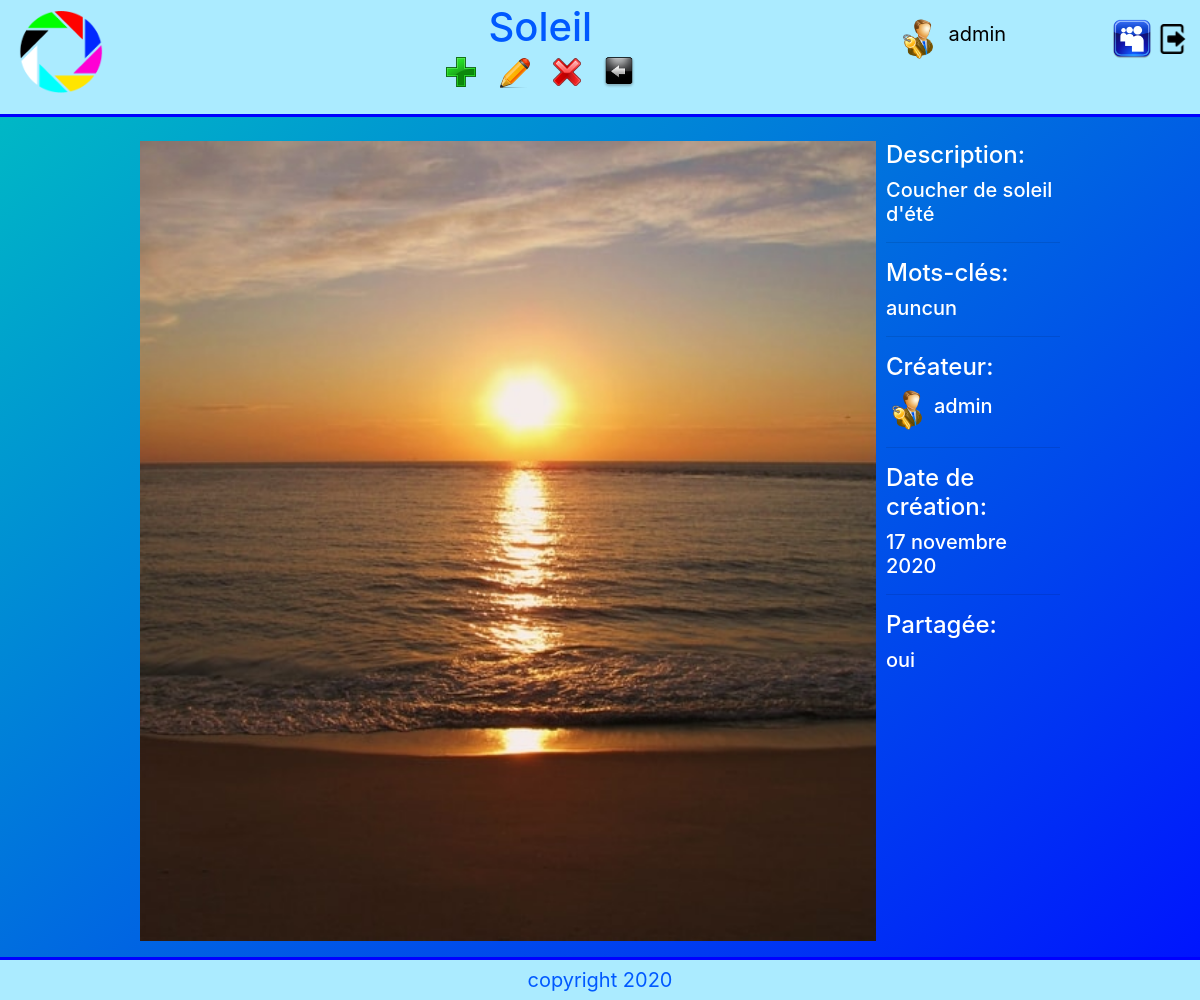
Screenshot of /photoDetails.php?id=33 (signed in) with the database file from the repository.
### tables this page shows
CREATE TABLE IF NOT EXISTS `photos` (
  `Id` int NOT NULL AUTO_INCREMENT,
  `Title` varchar(32) NOT NULL,
  `Description` varchar(256) NOT NULL,
  `Keywords` varchar(128) NOT NULL,
  `CreationDate` datetime NOT NULL,
  `UserId` int NOT NULL,
  `Shared` tinyint(1) NOT NULL,
  `GUID` varchar(256) NOT NULL,
  PRIMARY KEY (`Id`),
  KEY `UserId` (`UserId`)
);

CREATE TABLE IF NOT EXISTS `users` (
  `Id` int NOT NULL AUTO_INCREMENT,
  `Name` varchar(64) NOT NULL,
  `Email` varchar(128) NOT NULL,
  `Password` varchar(61) NOT NULL,
  `Admin` tinyint(1) NOT NULL,
  `AvatarGUID` varchar(39) NOT NULL,
  `CreationDate` datetime NOT NULL,
  PRIMARY KEY (`Id`)
);

### DAL/MySQLDBA.php (called while the page is built, shortened)
<?php
abstract class MySQLTable {
    protected $_dataBaseAccess = null;
    protected function __construct($_dataBaseAccess) {
        $this->_dataBaseAccess = $_dataBaseAccess;
    }
    private function className() {
        return get_class($this);
    }
    public function tableName() {
        return $this->className();
    }
    public function get($id = '') {
        if ($id !== '') {
            $data = $this->selectById($id);
            if (isset($data[0]))
                return $data[0];
            else
                return null;
        } else {
            $data = $this->selectAll();
            return $data;
        }
    }
    public function selectById($id) {
        $id = filter_var($id, FILTER_SANITIZE_NUMBER_INT);
        $tableName = $this->tableName();
        $sql = "SELECT * FROM $tableName WHERE Id = $id";
        $data = $this->_dataBaseAccess->querySqlCmd($sql);
        return $data;
    }
}
final class MySQLDataBase {
        private static $_instance = null;
        private $host;
        private $username;
        private $password;
        private $dbName;
        private $autoCommit;
        private $conn;
        public function __construct($dbName) {
            $this->host = 'localhost';
            $this->username = 'root';
            $this->password = '';
            $this->dbName = $dbName;
            $this->autoCommit = true;
            $this->conn = null;
        }
        public static function getInstance($dbName) {
            if(is_null(self::$_instance)) {
                self::$_instance = new MySQLDataBase($dbName);
            }
            return self::$_instance;
        }
        private function DBConnect() {
            if ($this->conn === null){
                try {
                    $this->conn = new PDO(  "mysql:host=$this->host;
                                            dbname=$this->dbName;charset=utf8",
                                            $this->username,
                                            $this->password);
                    $this->conn->setAttribute(PDO::ATTR_ERRMODE, PDO::ERRMODE_EXCEPTION);
                    $this->conn->beginTransaction();
                }
                catch (PDOException $e) {
                    var_dump($e);
                }
            }
        }
        private function disconnect() {
            if ($this->autoCommit)
                $this->conn = null;
        }
        public function exist() {
            if ($this->conn !== null)
                return true;
            else {
                try {
                    $conn = new PDO("mysql:host=$this->host; dbname=$this->dbName;", $this->username, $this->password);
                    if ($conn !== null) {
                        return true;
                    }
                }
                catch (PDOException $e) {
                    return false;
                }
            }
            return false;
        }
        public function querySqlCmd($sql) {
            try {
                if ($this->conn)
                    $rows = $this->conn->query($sql)->fetchAll();
            }
            catch(PDOException $e) {
                return [];
            }
            return $rows;
        }
    }
?>

### DAL/MyAppDB.php (called while the page is built)
<?php
    function DB() {
        return MySQLDataBase::getInstance('pmdbv2');
    }
?>

### DAL/photos.php (called while the page is built, shortened)
<?php
include_once "MySQLDBA.php";
include_once "MyAppDB.php";
include_once "utilities/imageHelper.php";
final class Photos extends MySQLTable {
    public function init() {
        $this->_imageHelper = new ImageHelper('images/photos', 'No_image.png');
    }
    public function getPhotoURL($photoGUID) {
        return $this->_imageHelper->getURL($photoGUID);
    }
    private static $_instance = null;
    public static function getInstance($dataBaseAccess) {
        if(is_null(self::$_instance)) {
            self::$_instance = new $calledClass($dataBaseAccess);
        }
        return self::$_instance;
    }
}
function TablePhotos() {
    return Photos::getInstance(DB());
}
?>

### utilities/imageHelper.php (called while the page is built, shortened)
<?php
class ImageHelper {
    public $basePath;
    public $defaultImage;
    public function __construct($basePath = 'images', $defaultImage = 'No_image.png') {
        $this->basePath = $basePath;
        $this->defaultImage = $defaultImage;
    }
    public function getURL($GUID) {
        $url = $this->basePath.'/';
        if (!empty($GUID)) {
            $url.= $GUID.'.png';
        } else {
            $url.= $this->defaultImage;
        }
        return $url;
    }
}

### DAL/users.php (called while the page is built, shortened)
<?php
include_once "MySQLDBA.php";
include_once "MyAppDB.php";
include_once "photos.php";
include_once "utilities/imageHelper.php";
final class Users extends MySQLTable {
    public $_imageHelper;
    public function init() {
        $this->_imageHelper = new ImageHelper('images/avatars','NoPhoto.png');
    }
    public function getAvatarURL($avatarGUID) {
        return $this->_imageHelper->getURL($avatarGUID);
    }
    private static $_instance = null;
    public static function getInstance($dataBaseAccess) {
        if(is_null(self::$_instance)) {
            self::$_instance = new $calledClass($dataBaseAccess);
        }
        return self::$_instance;
    }
}
function TableUsers() {
    return Users::getInstance(DB());
}
?>

### utilities/dateFormat.php (called while the page is built)
<?php
    function toFrenchDate($date){
        $frenchMonths = array (
            "janvier",
            "février",
            "mars",
            "avril",
            "mai",
            "juin",
            "juillet",
            "août",
            "septembre",
            "octobre",
            "novembre",
            "décembre"
        );
        $dateParts = explode("-", $date);
        $year = $dateParts[0];
        $month = $frenchMonths[intval($dateParts[1])-1];
        $day = explode(" ", $dateParts[2])[0];
        return $day." ".$month." ".$year;
    }
?>

### photoDetails.php (the view, shortened to what this page needs)
<?php
include_once "DAL/photos.php";
include_once "DAL/users.php";
include_once "utilities/htmlHelper.php";
include_once "utilities/dateFormat.php";
if (isset($_GET["id"])){
    $id = $_GET["id"];
    $editPhotoCmd = "";
    $deletePhotoCmd = "";
    $addPhotoCmd = html_flashButtonLink('iconPlus','addPhoto.php', 'Ajouter une photo','right');
    $backCmd = html_flashButtonLink('iconLeft','listPhotos.php', 'Retour...','right');
    $photo = TablePhotos()->get($id);
    $title = $photo["Title"];
    if ($photo["UserId"] == $_SESSION["loggedUser"]["Id"] || $_SESSION["loggedUser"]["Admin"] == 1) {
        $editPhotoCmd = html_flashButtonLink('iconEdit','editPhoto.php?id='.$id, 'Modifer...','right');
        $deletePhotoCmd = html_flashButton("deletePhotoCmd iconDelete", "deletePhoto_$id", "Effacer la photo $title", 'bottom');
    }
    $fixedSizePhoto = html_fittedImage(TablePhotos()->getPhotoURL($photo["GUID"]), "fixeSizePhoto");
    $description = $photo["Description"];
    $shared = ($photo["Shared"] != 0 ? "oui" : "non");
    $viewTitle = $photo["Title"]."<br>".$addPhotoCmd."&nbsp".$editPhotoCmd."&nbsp".$deletePhotoCmd."&nbsp".$backCmd;
    $owner = TableUsers()->get($photo["UserId"]);
    $ownerName = $owner["Name"];
    $avatarImage = html_fittedImage(TableUsers()->getAvatarURL($owner["AvatarGUID"]), "smallAvatar");
    $keyword = ($photo["Keywords"] != ""? $photo["Keywords"] : " auncun");
    $creationDate = toFrenchDate($photo["CreationDate"]);
    $viewContent = <<<HTML
    <div class="detailsContainer">
        <div>$fixedSizePhoto</div>
        <div style="margin-left:10px;">
            <h4>Description:</h4>
            <h5>$description</h5>
            <hr>
            <h4>Mots-clés:</h4>
            <h5>$keyword</h5>
            <hr>
            <h4>Créateur:</h4>
            <table><tr><td>$avatarImage</td><td><h5>$ownerName</h5></td></tr></table>
            <hr>
            <h4>Date de création:</h4>
            <h5>$creationDate</h5>
            <hr>
            <h4>Partagée:</h4>
            <h5>$shared</h5>
        </div>
    <div>
    HTML;
    include "view/master.php";
} else {
    illegalAccessRedirection();
}
?>

### utilities/htmlHelper.php (shortened to what this page needs)
<?php
 function html_fittedImage($url, $class=''){
    return <<<HTML
    <div    class='$class'
            style='background:url($url) no-repeat center;  background-size: cover; margin-right:5px;'>
            </div>
    HTML;
 }
 function html_flashButtonLink($flashButtonType, $link, $tooltip, $position = 'top'){
    $html = "<a href='$link' class='flashButton $flashButtonType' tooltip=\"$tooltip\" tooltip-position='$position'>";
    $html .= '</a>';
    return $html;
}
function html_flashButton($flashButtonType, $id, $tooltip, $position = 'top'){
    $html = "<div id='$id' class='flashButton $flashButtonType' tooltip=\"$tooltip\" tooltip-position='$position'>";
    $html .= '</div>';
    return $html;
}
?>

### css/sites.css (style rules this page uses)
body { height:1000px; margin:0px; background-image: linear-gradient(to bottom right, rgb(0, 194, 194), rgb(0, 17, 255)); }
a { color:black; }
.detailsContainer { display: grid; grid-template-columns:80% 20%; }
.smallAvatar { width: 40px; height:40px; border-radius: 20px; }
.fixeSizePhoto { width:100%; height:800px; }

### css/flashButtons.css (style rules this page uses)
.flashButton { width:38px; height:38px; background-size: 38px 38px; cursor: pointer; }
.iconPlus { background: url("icons/ICON_Add_Neutral.png") no-repeat; }
.iconEdit { background: url("icons/ICON_Edit_Neutral.png") no-repeat; }
.iconDelete { background: url("icons/ICON_Delete_Neutral.png") no-repeat; }
.iconLeft { background: url("icons/ICON_Left_Neutral.png") no-repeat; }

### css/tooltip.css (style rules this page uses)
[tooltip] { margin:2px 2px; position:relative; display:inline-block; }
[tooltip]::before { content: ""; position: absolute; top:-6px; left:50%; transform: translateX(-50%); border-width: 4px 6px 0 6px; border-style: solid; border-color: rgba(0,0,0,0.7) transparent transparent transparent; z-index: 1000; opacity:0; }
[tooltip-position='right']::before { left:100%; top:50%; margin-left:1px; transform:translatey(-50%) rotate(90deg) }
[tooltip]::after { content: attr(tooltip); position: absolute; left:50%; top:-6px; transform: translateX(-50%) translateY(-100%); background: rgba(0,0,0,.8); text-align: center; color: #fff; padding:4px 2px; font-size: 12px; min-width: 150px; border-radius: 5px; pointer-events: none; padding: 4px 4px; z-index:99; opacity:0; }
[tooltip-position='right']::after { left:100%; top:50%; margin-left:8px; transform: translateX(0%) translateY(-50%); }

### rows the page displays
photos: Title "Soleil", GUID (picture), Description "Coucher de soleil d'été", Keywords "auncun", CreationDate "17 novembre 2020", Shared "oui"
users: AvatarGUID (picture), Name "admin"

### other values shown
$_SESSION["loggedUser"]["Name"] "admin"
